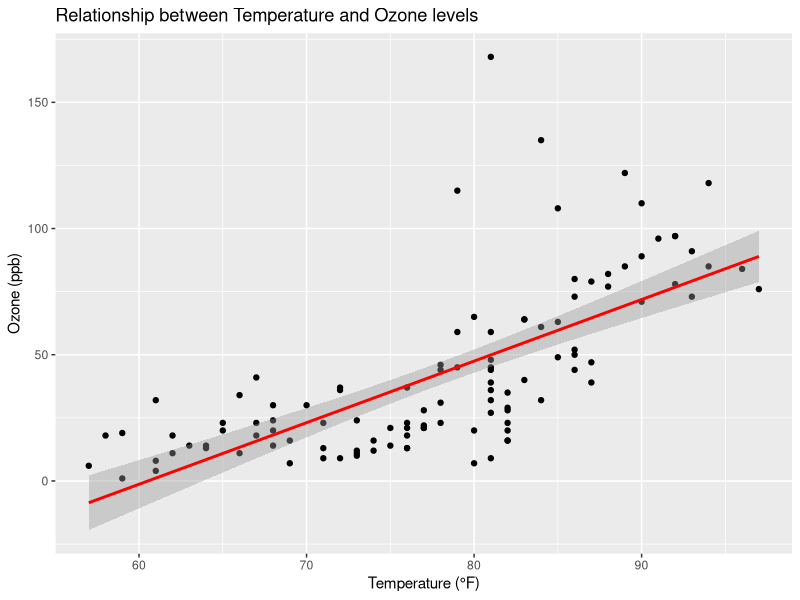
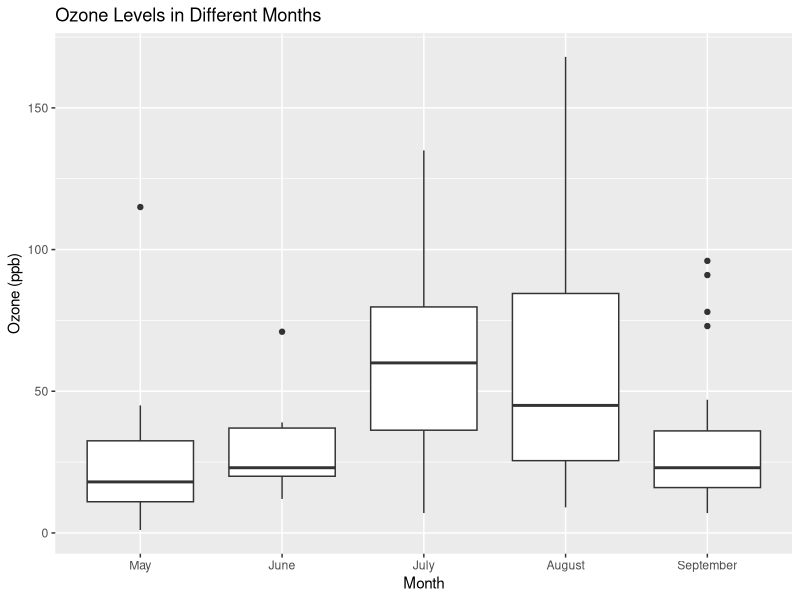
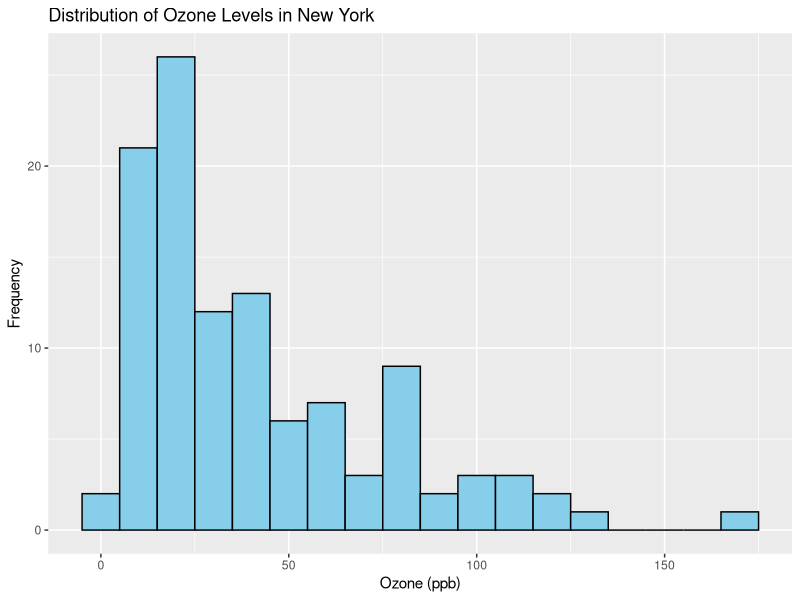
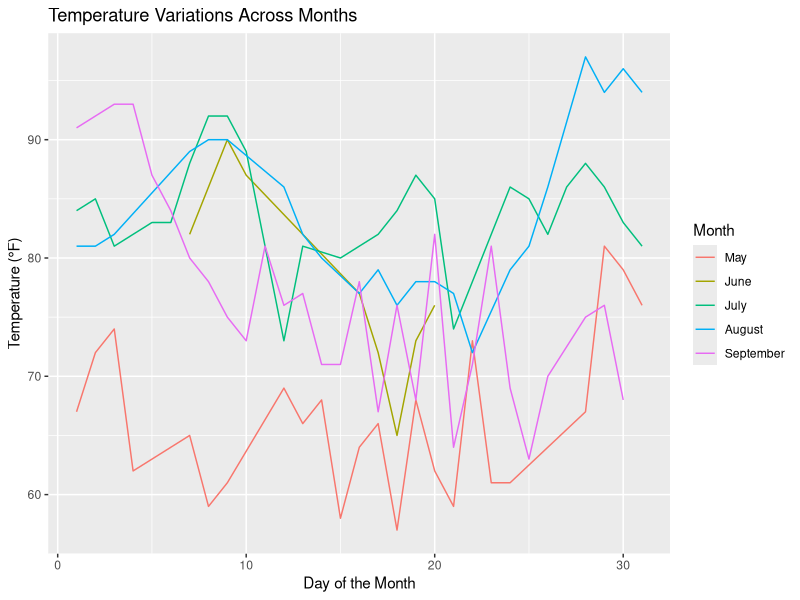
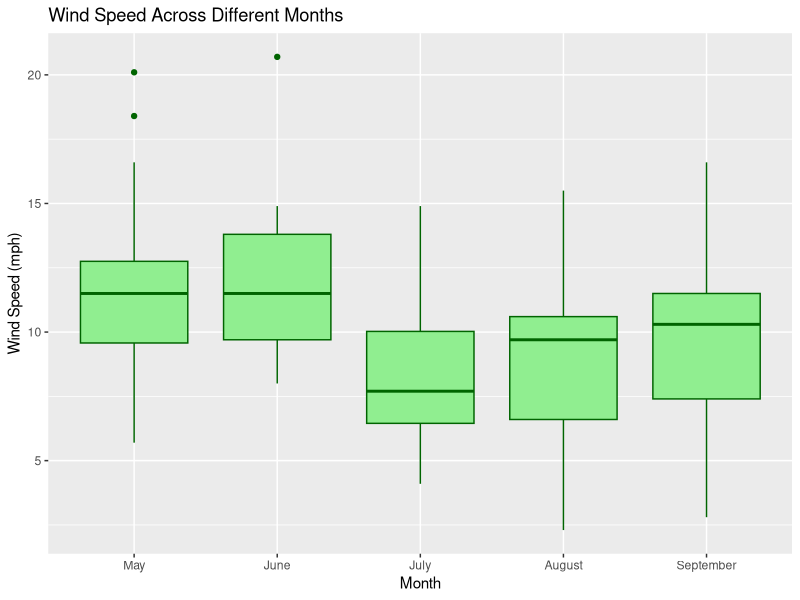
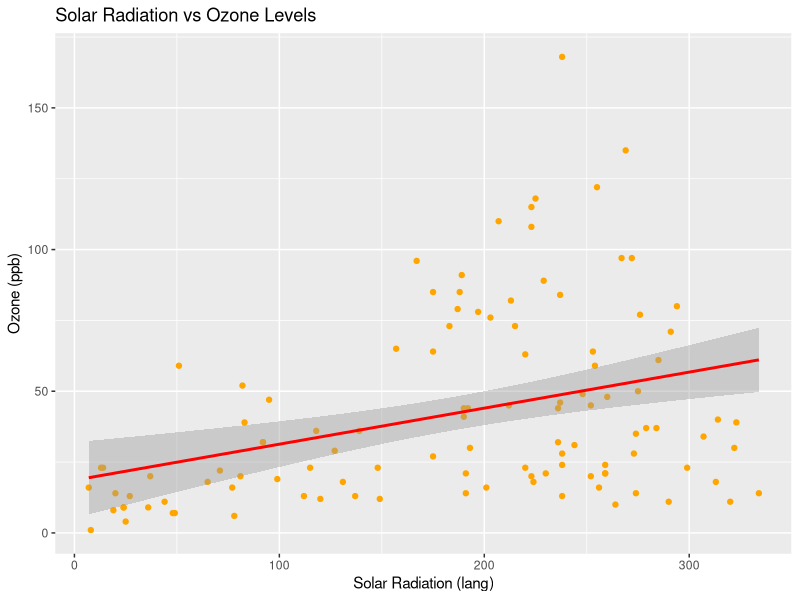
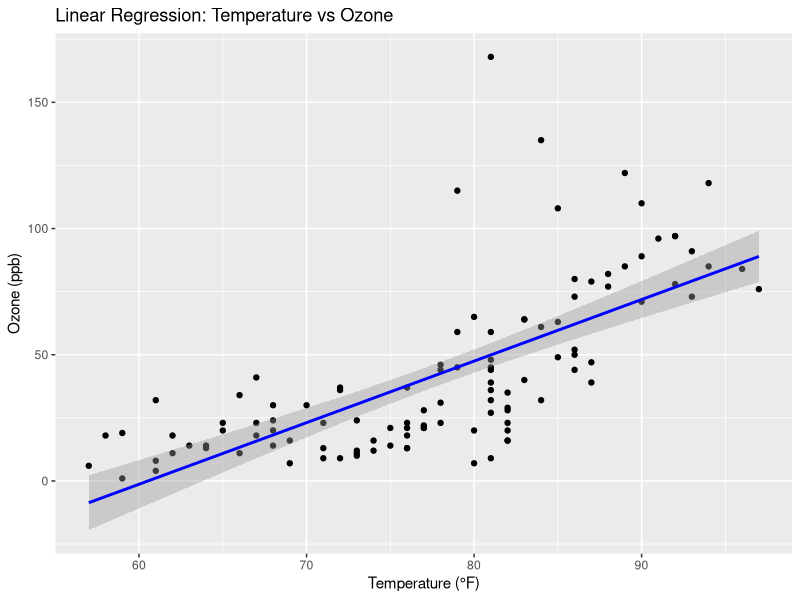
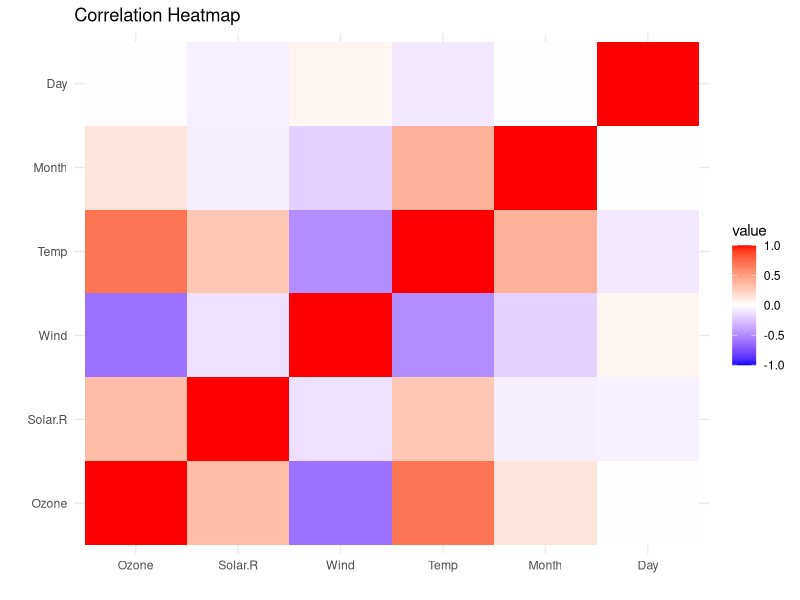

These figures' R source, in order: (Note: this script raises an error after producing the figures.)
# clear workspace and check working directory
rm(list = ls())
getwd()

# Load the airquality dataset
data("airquality")
# View the first few rows of the dataset
head(airquality)

# Summary statistics for the dataset
summary(airquality)

# Display the structure of the dataset
str(airquality)

# Check for missing values
colSums(is.na(airquality))

# Option to remove rows with any missing value
airquality_clean <- na.omit(airquality)

# View the cleaned dataset summary
summary(airquality_clean)

# Calculate the correlation matrix
cor_matrix <- cor(airquality_clean[, sapply(airquality_clean, is.numeric)])
print(cor_matrix)

# Load ggplot2 library for better visualization
library(ggplot2)


# Scatter plot of Ozone vs Temperature
ggplot(airquality_clean, aes(x = Temp, y = Ozone)) +
    geom_point() +
    geom_smooth(method = "lm", col = "red") +
    labs(title = "Relationship between Temperature and Ozone levels",
         x = "Temperature (°F)",
         y = "Ozone (ppb)")

# Boxplot for Ozone levels in different months
ggplot(airquality_clean, aes(x = as.factor(Month), y = Ozone)) +
    geom_boxplot() +
    labs(title = "Ozone Levels in Different Months",
         x = "Month",
         y = "Ozone (ppb)") +
    scale_x_discrete(labels = c("May", "June", "July", "August", "September"))

# Summary of Findings
cat("The average Ozone level:", mean(airquality_clean$Ozone), "\n")
cat("The correlation between Temperature and Ozone is:", cor(airquality_clean$Temp, airquality_clean$Ozone), "\n")


# Load the built-in airquality dataset
# This dataset contains daily air quality measurements in New York,
# including variables like Ozone, Solar Radiation, Wind, and Temperature.
data("airquality")
# View the first few rows of the dataset
head(airquality)

# Get a summary of the dataset to check for missing values
# and understand variable distributions
summary(airquality)

# Display the structure of the dataset
# to understand the data types of each column
str(airquality)

# Check for missing values in each column
# This helps us identify any gaps in the data that may affect analysis
colSums(is.na(airquality))

# Remove rows with missing values to ensure data consistency in subsequent analysis
airquality_clean <- na.omit(airquality)

# View the cleaned dataset summary to verify the absence of missing data
summary(airquality_clean)


# Function to clean the airquality dataset by removing rows with NA values
clean_airquality <- function(data) {
    cleaned_data <- na.omit(data)
    return(cleaned_data)
}

# Call the function to clean the data
airquality_clean <- clean_airquality(airquality)


# Function to summarize the dataset
summarize_airquality <- function(data) {
    summary(data)
}

# Call the function to display the summary
summarize_airquality(airquality_clean)


# Function to create a histogram of Ozone levels
plot_histogram_ozone <- function(data) {
    library(ggplot2)
    ggplot(data, aes(x = Ozone)) +
        geom_histogram(binwidth = 10, fill = "skyblue", color = "black") +
        labs(title = "Distribution of Ozone Levels in New York",
             x = "Ozone (ppb)",
             y = "Frequency")
}

# Function to create a line plot for temperature across different months
plot_temperature_trend <- function(data) {
    ggplot(data, aes(x = Day, y = Temp, group = Month, color = as.factor(Month))) +
        geom_line() +
        labs(title = "Temperature Variations Across Months",
             x = "Day of the Month",
             y = "Temperature (°F)",
             color = "Month") +
        scale_color_discrete(labels = c("May", "June", "July", "August", "September"))
}

# Function to create a boxplot for wind speed across months
plot_wind_boxplot <- function(data) {
    ggplot(data, aes(x = as.factor(Month), y = Wind)) +
        geom_boxplot(fill = "lightgreen", color = "darkgreen") +
        labs(title = "Wind Speed Across Different Months",
             x = "Month",
             y = "Wind Speed (mph)") +
        scale_x_discrete(labels = c("May", "June", "July", "August", "September"))
}

# Function to create a scatter plot for solar radiation vs. ozone levels
plot_solar_vs_ozone <- function(data) {
    ggplot(data, aes(x = Solar.R, y = Ozone)) +
        geom_point(color = "orange") +
        geom_smooth(method = "lm", col = "red") +
        labs(title = "Solar Radiation vs Ozone Levels",
             x = "Solar Radiation (lang)",
             y = "Ozone (ppb)")
}

# Call the functions to generate the plots
plot_histogram_ozone(airquality_clean)
plot_temperature_trend(airquality_clean)
plot_wind_boxplot(airquality_clean)
plot_solar_vs_ozone(airquality_clean)

# Calculate the correlation matrix for numeric variables
# This helps us understand the relationships between different variables
cor_matrix <- cor(airquality_clean[, sapply(airquality_clean, is.numeric)])
print(cor_matrix)


# Perform linear regression
ozone_temp_model <- lm(Ozone ~ Temp, data = airquality_clean)
summary(ozone_temp_model)

# Plot the regression line on a scatter plot
ggplot(airquality_clean, aes(x = Temp, y = Ozone)) +
    geom_point() +
    geom_smooth(method = "lm", color = "blue") +
    labs(title = "Linear Regression: Temperature vs Ozone",
         x = "Temperature (°F)",
         y = "Ozone (ppb)")

# Load library for heatmap
library(reshape2)
library(ggplot2)

# Calculate correlation matrix and melt it
cor_matrix <- cor(airquality_clean[, sapply(airquality_clean, is.numeric)])
cor_melt <- melt(cor_matrix)

# Create heatmap
ggplot(data = cor_melt, aes(x = Var1, y = Var2, fill = value)) +
    geom_tile() +
    scale_fill_gradient2(low = "blue", high = "red", mid = "white", midpoint = 0, limit = c(-1, 1)) +
    labs(title = "Correlation Heatmap", x = "", y = "") +
    theme_minimal()

# Save cleaned dataset as a CSV file
write.csv(airquality_clean, "cleaned_airquality.csv", row.names = FALSE)

install.packages("testthat")

# test_clean_airquality.R
library(testthat)

test_that("clean_airquality removes rows with NA", {
    data <- data.frame(A = c(1, 2, NA), B = c(3, 4, 5))
    cleaned_data <- clean_airquality(data)
    expect_equal(nrow(cleaned_data), 2)
})

library(testthat)
test_dir("tests")
